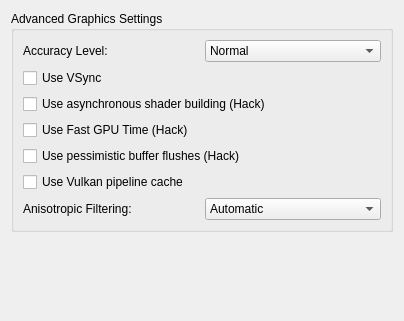
<?xml version="1.0" encoding="UTF-8"?>
<ui version="4.0">
 <class>ConfigureGraphicsAdvanced</class>
 <widget class="QWidget" name="ConfigureGraphicsAdvanced">
  <property name="geometry">
   <rect>
    <x>0</x>
    <y>0</y>
    <width>404</width>
    <height>321</height>
   </rect>
  </property>
  <property name="windowTitle">
   <string>Form</string>
  </property>
  <property name="accessibleName">
   <string>Advanced</string>
  </property>
  <layout class="QVBoxLayout" name="verticalLayout_1">
   <item>
    <layout class="QVBoxLayout" name="verticalLayout_2">
     <item>
      <widget class="QGroupBox" name="groupBox_1">
       <property name="title">
        <string>Advanced Graphics Settings</string>
       </property>
       <layout class="QVBoxLayout" name="verticalLayout_3">
        <item>
         <widget class="QWidget" name="gpu_accuracy_layout" native="true">
          <layout class="QHBoxLayout" name="horizontalLayout_2">
           <property name="leftMargin">
            <number>0</number>
           </property>
           <property name="topMargin">
            <number>0</number>
           </property>
           <property name="rightMargin">
            <number>0</number>
           </property>
           <property name="bottomMargin">
            <number>0</number>
           </property>
           <item>
            <widget class="QLabel" name="label_gpu_accuracy">
             <property name="text">
              <string>Accuracy Level:</string>
             </property>
            </widget>
           </item>
           <item>
            <widget class="QComboBox" name="gpu_accuracy">
             <item>
              <property name="text">
               <string notr="true">Normal</string>
              </property>
             </item>
             <item>
              <property name="text">
               <string notr="true">High</string>
              </property>
             </item>
             <item>
              <property name="text">
               <string notr="true">Extreme(very slow)</string>
              </property>
             </item>
            </widget>
           </item>
          </layout>
         </widget>
        </item>
        <item>
         <widget class="QCheckBox" name="use_vsync">
          <property name="toolTip">
           <string>VSync prevents the screen from tearing, but some graphics cards have lower performance with VSync enabled. Keep it enabled if you don't notice a performance difference.</string>
          </property>
          <property name="text">
           <string>Use VSync</string>
          </property>
         </widget>
        </item>
        <item>
         <widget class="QCheckBox" name="use_asynchronous_shaders">
          <property name="toolTip">
           <string>Enables asynchronous shader compilation, which may reduce shader stutter. This feature is experimental.</string>
          </property>
          <property name="text">
           <string>Use asynchronous shader building (Hack)</string>
          </property>
         </widget>
        </item>
        <item>
         <widget class="QCheckBox" name="use_fast_gpu_time">
          <property name="toolTip">
            <string>Enables Fast GPU Time. This option will force most games to run at their highest native resolution.</string>
          </property>
          <property name="text">
           <string>Use Fast GPU Time (Hack)</string>
          </property>
         </widget>
        </item>
        <item>
         <widget class="QCheckBox" name="use_pessimistic_flushes">
          <property name="toolTip">
            <string>Enables pessimistic buffer flushes. This option will force unmodified buffers to be flushed, which can cost performance.</string>
          </property>
          <property name="text">
           <string>Use pessimistic buffer flushes (Hack)</string>
          </property>
         </widget>
        </item>
        <item>
         <widget class="QCheckBox" name="use_vulkan_driver_pipeline_cache">
          <property name="toolTip">
            <string>Enables GPU vendor-specific pipeline cache. This option can improve shader loading time significantly in cases where the Vulkan driver does not store pipeline cache files internally.</string>
          </property>
          <property name="text">
           <string>Use Vulkan pipeline cache</string>
          </property>
         </widget>
        </item>
        <item>
         <widget class="QWidget" name="af_layout" native="true">
          <layout class="QHBoxLayout" name="horizontalLayout_1">
           <property name="leftMargin">
            <number>0</number>
           </property>
           <property name="topMargin">
            <number>0</number>
           </property>
           <property name="rightMargin">
            <number>0</number>
           </property>
           <property name="bottomMargin">
            <number>0</number>
           </property>
           <item>
            <widget class="QLabel" name="af_label">
             <property name="text">
              <string>Anisotropic Filtering:</string>
             </property>
            </widget>
           </item>
           <item>
            <widget class="QComboBox" name="anisotropic_filtering_combobox">
             <item>
              <property name="text">
               <string>Automatic</string>
              </property>
             </item>
             <item>
              <property name="text">
               <string>Default</string>
              </property>
             </item>
             <item>
              <property name="text">
               <string>2x</string>
              </property>
             </item>
             <item>
              <property name="text">
               <string>4x</string>
              </property>
             </item>
             <item>
              <property name="text">
               <string>8x</string>
              </property>
             </item>
             <item>
              <property name="text">
               <string>16x</string>
              </property>
             </item>
            </widget>
           </item>
          </layout>
         </widget>
        </item>
       </layout>
      </widget>
     </item>
    </layout>
   </item>
   <item>
    <spacer name="verticalSpacer">
     <property name="orientation">
      <enum>Qt::Vertical</enum>
     </property>
     <property name="sizeHint" stdset="0">
      <size>
       <width>20</width>
       <height>40</height>
      </size>
     </property>
    </spacer>
   </item>
  </layout>
 </widget>
 <resources/>
 <connections/>
</ui>
